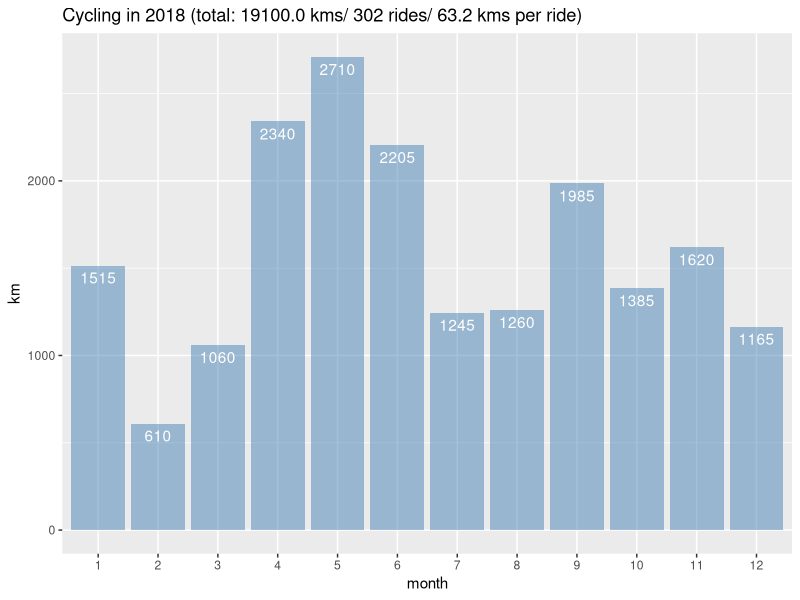

The R source for this figure:
require(ggplot2)
require(dplyr)

## ##
d <- read.csv("c2018.csv", sep = ';', dec = ",",  header=T, na.string="NA");
#d <- read.csv("c2019.csv", sep = ';', dec = ",",  header=T, na.string="NA");

rides = nrow (d)
total = sum (d$dist)
mride = mean (d$dist)
## ##
dm <- d %>% mutate(cat = factor(mm)) %>%
  group_by (cat) %>%
  summarise( ss = sum(dist, na.rm=TRUE)) %>%
  as.data.frame

p.m <- ggplot(dm, aes(x = cat, y = ss )) +
    ggtitle(sprintf ("Cycling in 2018 (total: %.1f kms/ %i rides/ %.1f kms per ride)", total, rides,  mride)) +
    xlab("month") + ylab("km") +
    geom_bar(position = 'dodge', stat = 'identity', fill = "steelblue", alpha=.5) +
    geom_text(data=dm, aes(label=sprintf("%.0f", ss), y= ss), vjust=1.5, color="white" )

p.m
